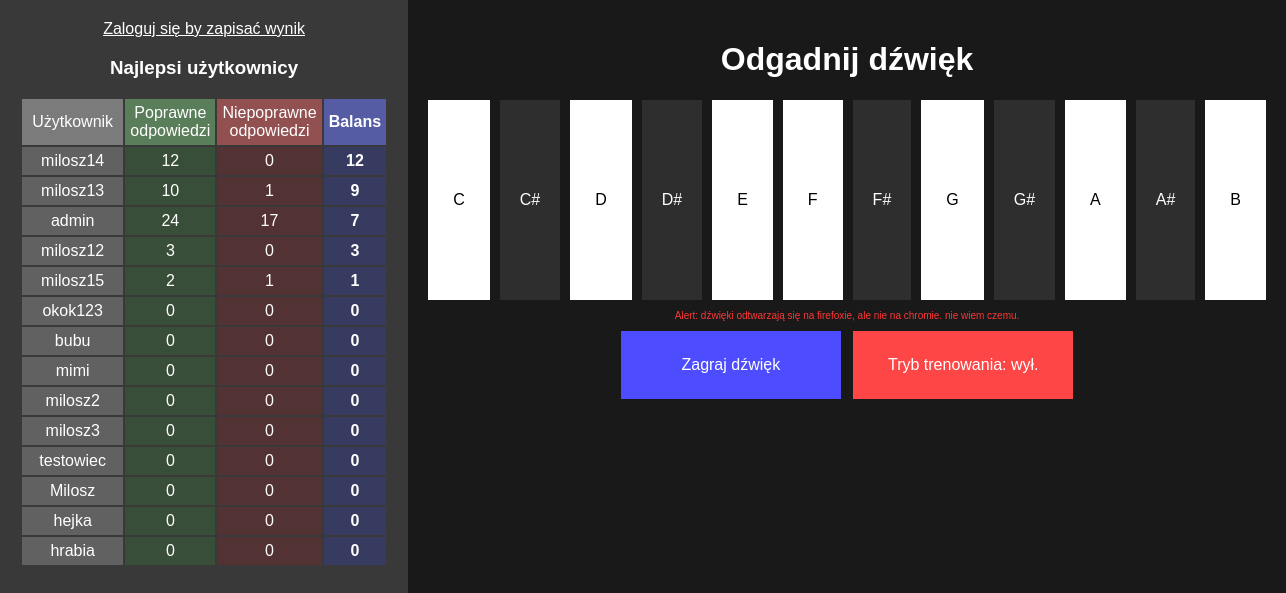
Screenshot of /polls/ with the database file from the repository.
### polls/models.py (models this page shows, shortened)
class CustomUser(AbstractUser):
     button_click_count = models.PositiveIntegerField(default=0)
     dobre = models.PositiveIntegerField(default=0)
     zle = models.PositiveIntegerField(default=0)
     stosunek = models.IntegerField(default=0)

### polls/views.py (the view)
# urls.py: path('', views.gra, name='muzyka'),
def gra(request):
    profiles = CustomUser.objects.all().order_by('-stosunek')[:14]  # Sortowanie według poprawnych odpowiedzi
    return render(request, 'polls/gra.html', {'users': profiles})

### polls/templates/polls/gra.html (shortened to what this page needs)
<!DOCTYPE html>
<html lang="pl">
<head>
    {% load static %}
    <link rel="stylesheet" href="{% static 'polls/stylislaw.css' %}">
</head>
<body>
    <div class="rodzic">
    <div class="container2">
    {% if user.is_authenticated %}
    <h2>Jesteś zalogowany jako {{ user.username }}.</h2>
    <p id="poprawne">Poprawne odpowiedzi: <span id="correct_score">{{ request.user.dobre }}</span></p>
    <p id="bledne">Błędne odpowiedzi: <span id="wrong_score">{{ request.user.zle }}</span></p>
    <a href="{% url 'logout' %}">Wyloguj się</a>
    {% else %}
    <a href="{% url 'login' %}">Zaloguj się by zapisać wynik</a>
    {% endif %}
    <h3>Najlepsi użytkownicy</h3>
    <table>
            <tr>
                <td id="user">Użytkownik</td>
                <td id="pop">Poprawne odpowiedzi</td>
                <td id="niepop">Niepoprawne odpowiedzi</td>
                <th id="ratio">Balans</th>
            </tr>
            {% for user in users %}
            <tr>
                <td class="user">{{ user.username }}</td>
                <td class="pop">{{ user.dobre }}</td>
                <td class="niepop">{{ user.zle }}</td>
                <td class="ratio">{{ user.stosunek }}</td>
            </tr>
            {% endfor %}
    </table>
    </div>
    <div class="container" >
        <h1>Odgadnij dźwięk</h1>
        <div id="pianino">
        <form method="POST" action="" onsubmit="event.preventDefault(); sprawdz('C', this);">
            <button type="submit" id="C">C</button>
        </form>
        <form method="POST" action="" onsubmit="event.preventDefault(); sprawdz('Db', this);">
            <button type="submit" class="accidental" id="Db">C#</button>
        </form>
        <form method="POST" action="" onsubmit="event.preventDefault(); sprawdz('D', this);">
            <button type="submit" id="D">D</button>
        </form>
        <form method="POST" action="" onsubmit="event.preventDefault(); sprawdz('Eb', this);">
            <button type="submit" class="accidental" id="Eb">D#</button>
        </form>
        <form method="POST" action="" onsubmit="event.preventDefault(); sprawdz('E', this);">
            <button type="submit" id="E">E</button>
        </form>
        <form method="POST" action="" onsubmit="event.preventDefault(); sprawdz('F', this);">
            <button type="submit" id="F">F</button>
        </form>
        <form method="POST" action="" onsubmit="event.preventDefault(); sprawdz('Gb', this);">
            <button type="submit" class="accidental" id="Gb">F#</button>
        </form>
        <form method="POST" action="" onsubmit="event.preventDefault(); sprawdz('G', this);">
            <button type="submit" id="G">G</button>
        </form>
        <form method="POST" action="" onsubmit="event.preventDefault(); sprawdz('Ab', this);">
            <button type="submit" class="accidental" id="Ab">G#</button>
        </form>
        <form method="POST" action="" onsubmit="event.preventDefault(); sprawdz('A', this);">
            <button type="submit" id="A" class="wyjatuszek">A</button>
        </form>
        <form method="POST" action="" onsubmit="event.preventDefault(); sprawdz('Bb', this);">
            <button type="submit" class="accidental" id="Bb">A#</button>
        </form>
        <form method="POST" action="" onsubmit="event.preventDefault(); sprawdz('B', this);">
            <button type="submit" id="B">B</button>
        </form>
    </div>
    <p id="alert">Alert: dźwięki odtwarzają się na firefoxie, ale nie na chromie. nie wiem czemu.</p>
    <button onclick="zagraj()" id="zagraj">Zagraj dźwięk</button>
    <button id="tryb" onclick="zmienTryb()">
        Tryb trenowania: wył.
    </button>
    </div>
    </div>
</body>
</html>

### polls/static/polls/stylislaw.css (style rules this page uses)
body { text-align: center; font-family: Arial, sans-serif; background-color: rgb(25, 25, 25); color:rgb(255, 255, 255); margin:0; overflow-y:hidden; }
.rodzic { display:flex; width:100% }
.container { flex-wrap: wrap; justify-content: center; gap: 10px; padding: 20px; flex:4; }
.container2 { padding:20px; background-color: rgb(57, 57, 57); color:white; flex:2; height:100vh; }
#pianino { display: flex; justify-content: center; gap:10px; }
button { background-color: white; padding: 25px; font-size: 16px; cursor: pointer; border-width: 0; height:200px; }
.accidental { z-index: 1; padding: 20px; background-color: rgb(46, 46, 46); color:white; }
#zagraj { width:220px; margin-right:4px; height:auto; background-color: rgb(77, 77, 255); color:white; }
#tryb { width:220px; height:auto; margin-left:4px; background-color: rgb(255, 70, 70); color:white; }
a { color: white; }
table { display:flex; justify-content: center; font-size: 16px; }
th, td { justify-content: center; background-color: rgb(97, 97, 97); padding:5px; width:50px; }
#user { background-color:rgb(123, 123, 123); }
.user { width:200px; }
#pop { background-color:rgb(90, 126, 90); }
.pop { background-color:rgb(56, 78, 56); }
#niepop { background-color:rgb(146, 80, 80); }
.niepop { background-color:rgb(82, 50, 50); }
#ratio { background-color:rgb(85, 92, 164); }
.ratio { background-color:rgb(55, 59, 96); font-weight:bold; }
#alert { color:rgb(255, 54, 54); font-size:10px; }

### rows the page displays
CustomUser: username "milosz14", dobre "12", zle "0", stosunek "12"
CustomUser: username "milosz13", dobre "10", zle "1", stosunek "9"
CustomUser: username "admin", dobre "24", zle "17", stosunek "7"
CustomUser: username "milosz12", dobre "3", zle "0", stosunek "3"
CustomUser: username "milosz15", dobre "2", zle "1", stosunek "1"
CustomUser: username "okok123", dobre "0", zle "0", stosunek "0"
CustomUser: username "bubu", dobre "0", zle "0", stosunek "0"
CustomUser: username "mimi", dobre "0", zle "0", stosunek "0"
CustomUser: username "milosz2", dobre "0", zle "0", stosunek "0"
CustomUser: username "milosz3", dobre "0", zle "0", stosunek "0"
CustomUser: username "testowiec", dobre "0", zle "0", stosunek "0"
CustomUser: username "Milosz", dobre "0", zle "0", stosunek "0"
CustomUser: username "hejka", dobre "0", zle "0", stosunek "0"
CustomUser: username "hrabia", dobre "0", zle "0", stosunek "0"
